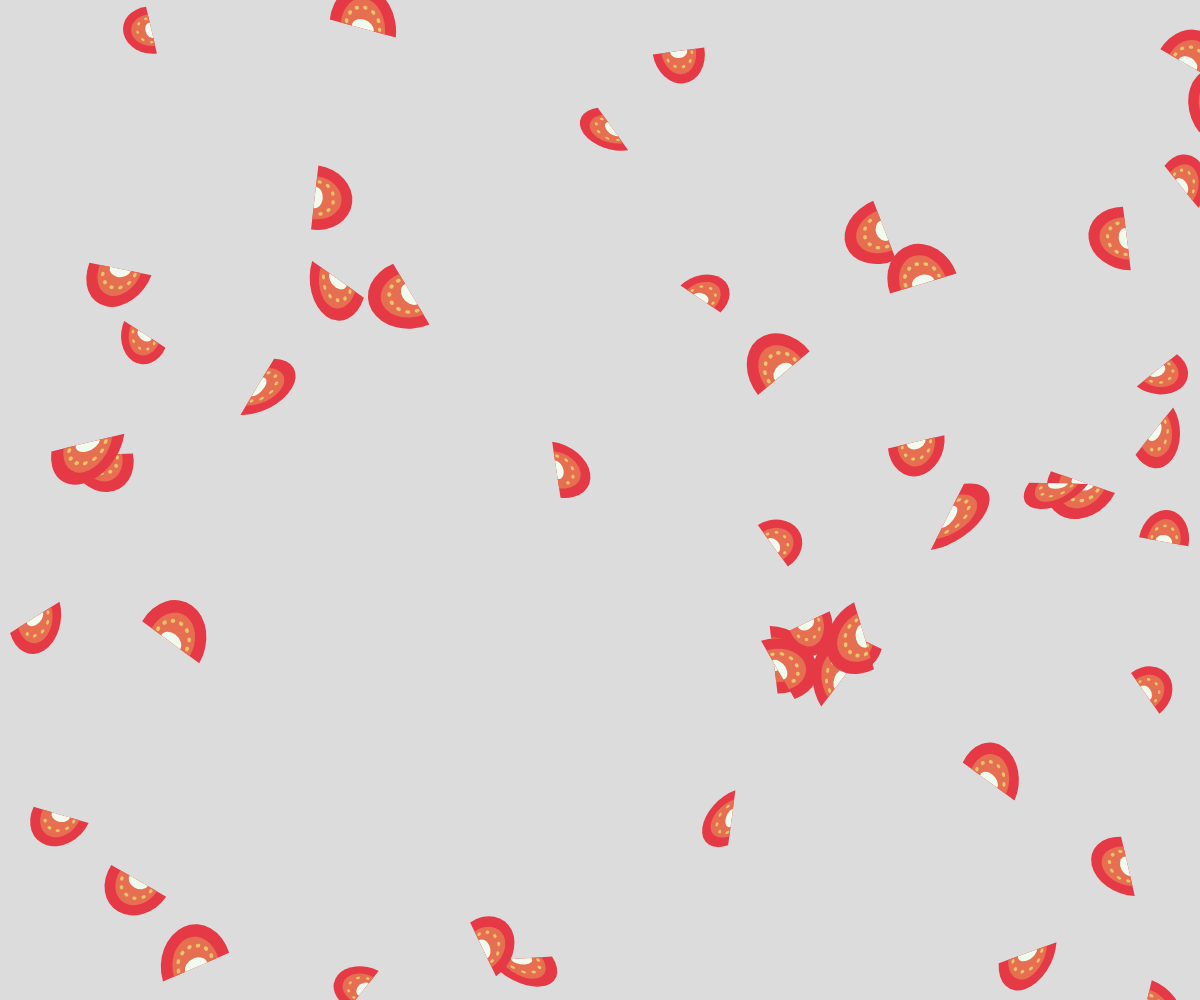
Frame 1 (no input)
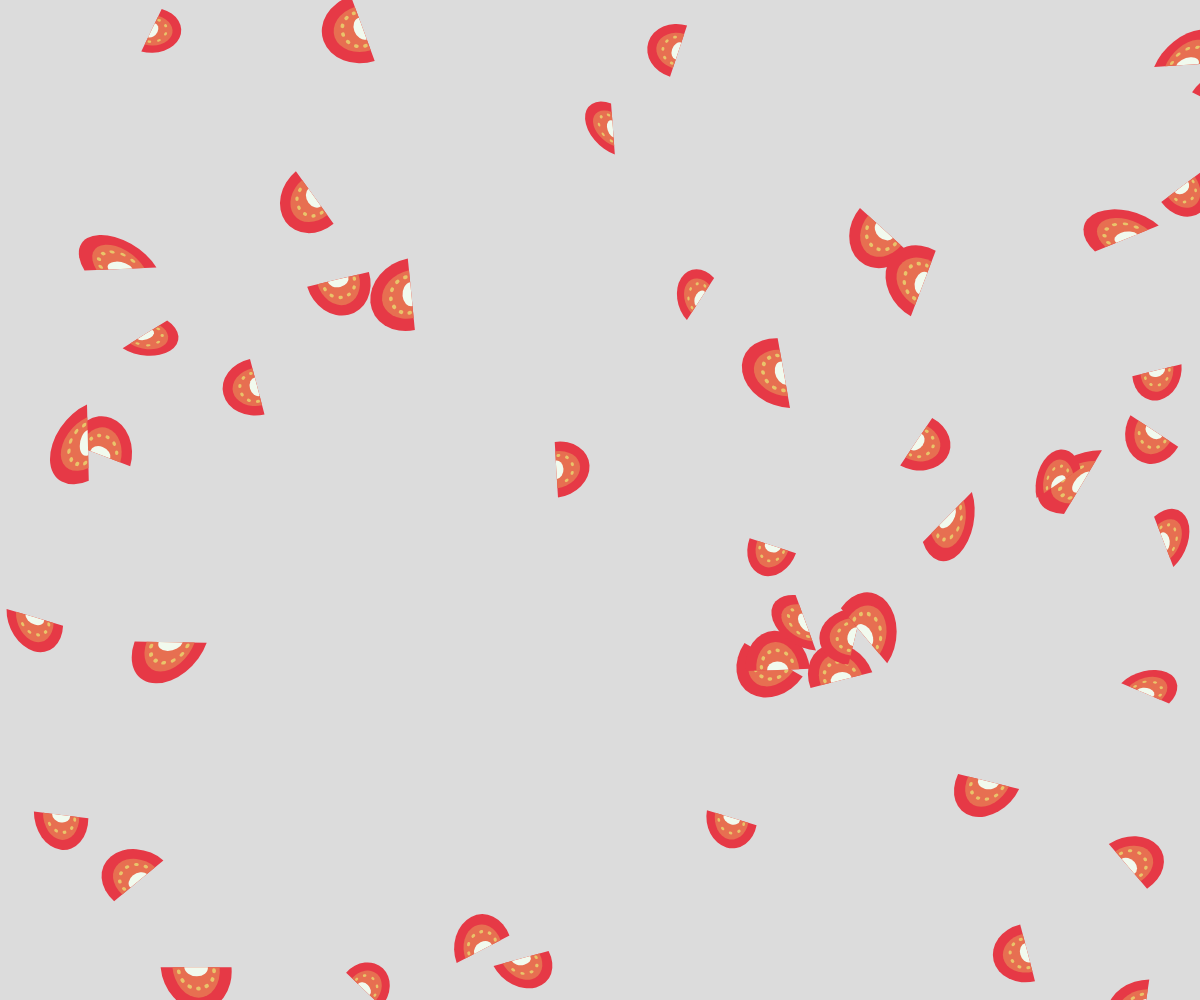
Frame 60 (no input)
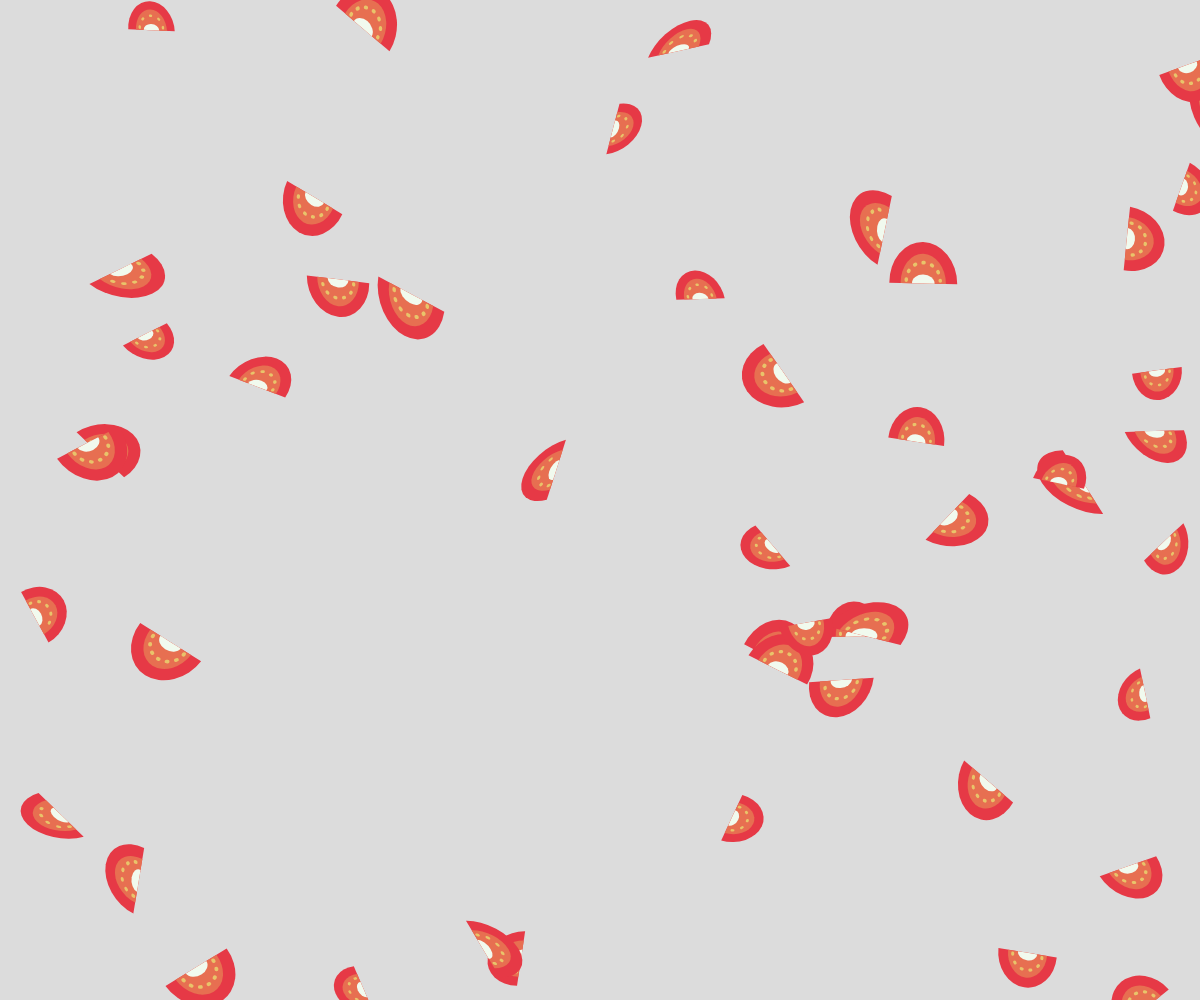
Frame 120 (the mouse pressed at the canvas centre since frame 60)

The p5.js sketch that drew these frames (run headless with seeded random() and noise() and a simulated clock; from frame 60 on, the mouse is pressed at the canvas centre):

// p5.js sketch
// ── sketch.js
let bg = ["#f4f3ee"];
var fruits = []
var fruit
class fruit_class{
  constructor(args){
    this.p = args.p || {x:width/2,y:height/2};
    this.w = args.w || random(40,60);
    this.h = args.h || random(40,60)
    this.d = args.d || random(40,60)
    this.ang = args.ang || random(-40,40)
  }
  draw(){
    push();
    translate(this.p.x + this.w / 2, this.p.y + this.h / 2);

    rotate(random(360));

    shearX(random(-20, 20));
    shearY(random(-20, 20));

    // トマト
    // 実
    noStroke();
    fill("#e63946");
    arc(0, 0, this.d * 1.2, this.d * 1.4, 0, 180, PIE);
    fill("#e76f51");
    arc(0, 0, this.d * 0.8, this.d, 0, 180, PIE);

    // 白い部分
    fill("#f1faee");
    arc(0, 0, this.d * 0.4, this.d * 0.3, 0, 180, PIE);

    // 種
    noFill();
    stroke("#e9c46a");
    strokeWeight(this.d / 16);

    drawingContext.setLineDash([1, 8]);
    arc(0, this.d / 20, this.d * 0.6, this.d * 0.6, 0, 180);

    pop();
  }
  update(){
    this.p.x = this.p.x + this.v.x  //x軸
    this.p.y = this.p.y + this.v.y  //y軸
    if(this.p.x<0){        //碰到視窗左邊
      this.v.x = -this.v.x
    }
    if(this.p.x>width){   //碰到視窗右邊
      this.v.x = -this.v.x
    }
    if(this.p.y<0){       //碰到視窗上邊
      this.v.y = -this.v.y
    }
    if(this.p.y>height){  //碰到視窗下邊
      this.v.y = -this.v.y
    }
  
  }
}
function setup() {
  createCanvas(windowWidth, windowHeight);
  angleMode(DEGREES);
  background(bg);
  for(i=0;i<50;i=i+1){
    fruit = new fruit_class({
      p:{x:random(0,width),y:random(0,height)}
    })
    fruits.push(fruit)
  }
  let cells = 5;
  let offset = width / 10;
  let margin = offset / 1.5;
  let w = (width - offset * 2 - margin * (cells - 1)) / cells;
  let h = (height - offset * 2 - margin * (cells - 1)) / cells;

  for (let j = 0; j < cells; j++) {
    for (let i = 0; i < cells; i++) {
      let x = offset + i * (w + margin);
      let y = offset + j * (h + margin);

      let d = w;

      
    }
  }
} 


function draw(){
  background(220);
  for(j=0;j<fruits.length;j=j+1){
    fruit = fruits[j]
    fruit.draw()
    fruit.update
  }
}
